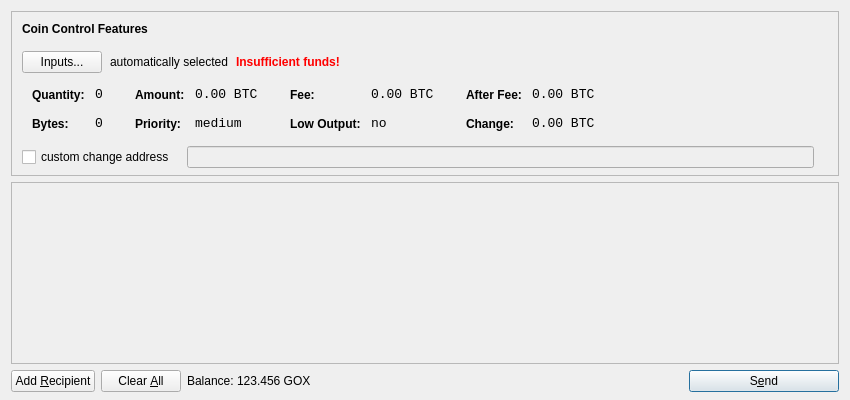
<?xml version="1.0" encoding="UTF-8"?>
<ui version="4.0">
 <class>SendCoinsDialog</class>
 <widget class="QDialog" name="SendCoinsDialog">
  <property name="geometry">
   <rect>
    <x>0</x>
    <y>0</y>
    <width>850</width>
    <height>400</height>
   </rect>
  </property>
  <property name="windowTitle">
   <string>Send Coins</string>
  </property>
  <layout class="QVBoxLayout" name="verticalLayout" stretch="0,1,0">
   <property name="bottomMargin">
    <number>8</number>
   </property>
   <item>
    <widget class="QFrame" name="frameCoinControl">
     <property name="sizePolicy">
      <sizepolicy hsizetype="Expanding" vsizetype="Expanding">
       <horstretch>0</horstretch>
       <verstretch>0</verstretch>
      </sizepolicy>
     </property>
     <property name="maximumSize">
      <size>
       <width>16777215</width>
       <height>16777215</height>
      </size>
     </property>
     <property name="frameShape">
      <enum>QFrame::StyledPanel</enum>
     </property>
     <property name="frameShadow">
      <enum>QFrame::Sunken</enum>
     </property>
     <layout class="QVBoxLayout" name="verticalLayoutCoinControl2">
      <property name="spacing">
       <number>-1</number>
      </property>
      <property name="leftMargin">
       <number>0</number>
      </property>
      <property name="topMargin">
       <number>0</number>
      </property>
      <property name="rightMargin">
       <number>0</number>
      </property>
      <property name="bottomMargin">
       <number>6</number>
      </property>
      <item>
       <layout class="QVBoxLayout" name="verticalLayoutCoinControl" stretch="0,0,0,0,1">
        <property name="spacing">
         <number>0</number>
        </property>
        <property name="leftMargin">
         <number>10</number>
        </property>
        <property name="topMargin">
         <number>10</number>
        </property>
        <item>
         <layout class="QHBoxLayout" name="horizontalLayoutCoinControl1">
          <property name="bottomMargin">
           <number>15</number>
          </property>
          <item>
           <widget class="QLabel" name="labelCoinControlFeatures">
            <property name="sizePolicy">
             <sizepolicy hsizetype="Preferred" vsizetype="Maximum">
              <horstretch>0</horstretch>
              <verstretch>0</verstretch>
             </sizepolicy>
            </property>
            <property name="font">
             <font>
              <weight>75</weight>
              <bold>true</bold>
             </font>
            </property>
            <property name="styleSheet">
             <string notr="true">font-weight:bold;</string>
            </property>
            <property name="text">
             <string>Coin Control Features</string>
            </property>
           </widget>
          </item>
         </layout>
        </item>
        <item>
         <layout class="QHBoxLayout" name="horizontalLayoutCoinControl2" stretch="0,0,0,0">
          <property name="spacing">
           <number>8</number>
          </property>
          <property name="bottomMargin">
           <number>10</number>
          </property>
          <item>
           <widget class="QPushButton" name="pushButtonCoinControl">
            <property name="styleSheet">
             <string notr="true"/>
            </property>
            <property name="text">
             <string>Inputs...</string>
            </property>
           </widget>
          </item>
          <item>
           <widget class="QLabel" name="labelCoinControlAutomaticallySelected">
            <property name="text">
             <string>automatically selected</string>
            </property>
            <property name="margin">
             <number>5</number>
            </property>
           </widget>
          </item>
          <item>
           <widget class="QLabel" name="labelCoinControlInsuffFunds">
            <property name="font">
             <font>
              <weight>75</weight>
              <bold>true</bold>
             </font>
            </property>
            <property name="styleSheet">
             <string notr="true">color:red;font-weight:bold;</string>
            </property>
            <property name="text">
             <string>Insufficient funds!</string>
            </property>
            <property name="margin">
             <number>5</number>
            </property>
           </widget>
          </item>
          <item>
           <spacer name="horizontalSpacerCoinControl">
            <property name="orientation">
             <enum>Qt::Horizontal</enum>
            </property>
            <property name="sizeHint" stdset="0">
             <size>
              <width>40</width>
              <height>1</height>
             </size>
            </property>
           </spacer>
          </item>
         </layout>
        </item>
        <item>
         <widget class="QWidget" name="widgetCoinControl" native="true">
          <property name="sizePolicy">
           <sizepolicy hsizetype="Preferred" vsizetype="Preferred">
            <horstretch>0</horstretch>
            <verstretch>0</verstretch>
           </sizepolicy>
          </property>
          <property name="minimumSize">
           <size>
            <width>0</width>
            <height>0</height>
           </size>
          </property>
          <property name="styleSheet">
           <string notr="true"/>
          </property>
          <layout class="QHBoxLayout" name="horizontalLayoutCoinControl5">
           <property name="margin">
            <number>0</number>
           </property>
           <item>
            <layout class="QHBoxLayout" name="horizontalLayoutCoinControl3" stretch="0,0,0,1">
             <property name="spacing">
              <number>20</number>
             </property>
             <property name="topMargin">
              <number>0</number>
             </property>
             <property name="bottomMargin">
              <number>10</number>
             </property>
             <item>
              <layout class="QFormLayout" name="formLayoutCoinControl1">
               <property name="horizontalSpacing">
                <number>10</number>
               </property>
               <property name="verticalSpacing">
                <number>14</number>
               </property>
               <property name="leftMargin">
                <number>10</number>
               </property>
               <property name="topMargin">
                <number>4</number>
               </property>
               <property name="rightMargin">
                <number>6</number>
               </property>
               <item row="0" column="0">
                <widget class="QLabel" name="labelCoinControlQuantityText">
                 <property name="styleSheet">
                  <string notr="true">font-weight:bold;</string>
                 </property>
                 <property name="text">
                  <string>Quantity:</string>
                 </property>
                 <property name="margin">
                  <number>0</number>
                 </property>
                </widget>
               </item>
               <item row="0" column="1">
                <widget class="QLabel" name="labelCoinControlQuantity">
                 <property name="font">
                  <font>
                   <family>Monospace</family>
                   <pointsize>10</pointsize>
                  </font>
                 </property>
                 <property name="cursor">
                  <cursorShape>IBeamCursor</cursorShape>
                 </property>
                 <property name="contextMenuPolicy">
                  <enum>Qt::ActionsContextMenu</enum>
                 </property>
                 <property name="text">
                  <string notr="true">0</string>
                 </property>
                 <property name="margin">
                  <number>0</number>
                 </property>
                 <property name="textInteractionFlags">
                  <set>Qt::LinksAccessibleByMouse|Qt::TextSelectableByKeyboard|Qt::TextSelectableByMouse</set>
                 </property>
                </widget>
               </item>
               <item row="1" column="0">
                <widget class="QLabel" name="labelCoinControlBytesText">
                 <property name="styleSheet">
                  <string notr="true">font-weight:bold;</string>
                 </property>
                 <property name="text">
                  <string>Bytes:</string>
                 </property>
                </widget>
               </item>
               <item row="1" column="1">
                <widget class="QLabel" name="labelCoinControlBytes">
                 <property name="font">
                  <font>
                   <family>Monospace</family>
                   <pointsize>10</pointsize>
                  </font>
                 </property>
                 <property name="cursor">
                  <cursorShape>IBeamCursor</cursorShape>
                 </property>
                 <property name="contextMenuPolicy">
                  <enum>Qt::ActionsContextMenu</enum>
                 </property>
                 <property name="text">
                  <string notr="true">0</string>
                 </property>
                 <property name="textInteractionFlags">
                  <set>Qt::LinksAccessibleByMouse|Qt::TextSelectableByKeyboard|Qt::TextSelectableByMouse</set>
                 </property>
                </widget>
               </item>
              </layout>
             </item>
             <item>
              <layout class="QFormLayout" name="formLayoutCoinControl2">
               <property name="horizontalSpacing">
                <number>10</number>
               </property>
               <property name="verticalSpacing">
                <number>14</number>
               </property>
               <property name="leftMargin">
                <number>6</number>
               </property>
               <property name="topMargin">
                <number>4</number>
               </property>
               <property name="rightMargin">
                <number>6</number>
               </property>
               <item row="0" column="0">
                <widget class="QLabel" name="labelCoinControlAmountText">
                 <property name="styleSheet">
                  <string notr="true">font-weight:bold;</string>
                 </property>
                 <property name="text">
                  <string>Amount:</string>
                 </property>
                 <property name="margin">
                  <number>0</number>
                 </property>
                </widget>
               </item>
               <item row="0" column="1">
                <widget class="QLabel" name="labelCoinControlAmount">
                 <property name="font">
                  <font>
                   <family>Monospace</family>
                   <pointsize>10</pointsize>
                  </font>
                 </property>
                 <property name="cursor">
                  <cursorShape>IBeamCursor</cursorShape>
                 </property>
                 <property name="contextMenuPolicy">
                  <enum>Qt::ActionsContextMenu</enum>
                 </property>
                 <property name="text">
                  <string notr="true">0.00 BTC</string>
                 </property>
                 <property name="textInteractionFlags">
                  <set>Qt::LinksAccessibleByMouse|Qt::TextSelectableByKeyboard|Qt::TextSelectableByMouse</set>
                 </property>
                </widget>
               </item>
               <item row="1" column="0">
                <widget class="QLabel" name="labelCoinControlPriorityText">
                 <property name="styleSheet">
                  <string notr="true">font-weight:bold;</string>
                 </property>
                 <property name="text">
                  <string>Priority:</string>
                 </property>
                </widget>
               </item>
               <item row="1" column="1">
                <widget class="QLabel" name="labelCoinControlPriority">
                 <property name="font">
                  <font>
                   <family>Monospace</family>
                   <pointsize>10</pointsize>
                  </font>
                 </property>
                 <property name="cursor">
                  <cursorShape>IBeamCursor</cursorShape>
                 </property>
                 <property name="contextMenuPolicy">
                  <enum>Qt::ActionsContextMenu</enum>
                 </property>
                 <property name="text">
                  <string>medium</string>
                 </property>
                 <property name="textInteractionFlags">
                  <set>Qt::LinksAccessibleByMouse|Qt::TextSelectableByKeyboard|Qt::TextSelectableByMouse</set>
                 </property>
                </widget>
               </item>
              </layout>
             </item>
             <item>
              <layout class="QFormLayout" name="formLayoutCoinControl3">
               <property name="horizontalSpacing">
                <number>10</number>
               </property>
               <property name="verticalSpacing">
                <number>14</number>
               </property>
               <property name="leftMargin">
                <number>6</number>
               </property>
               <property name="topMargin">
                <number>4</number>
               </property>
               <property name="rightMargin">
                <number>6</number>
               </property>
               <item row="0" column="0">
                <widget class="QLabel" name="labelCoinControlFeeText">
                 <property name="styleSheet">
                  <string notr="true">font-weight:bold;</string>
                 </property>
                 <property name="text">
                  <string>Fee:</string>
                 </property>
                 <property name="margin">
                  <number>0</number>
                 </property>
                </widget>
               </item>
               <item row="0" column="1">
                <widget class="QLabel" name="labelCoinControlFee">
                 <property name="font">
                  <font>
                   <family>Monospace</family>
                   <pointsize>10</pointsize>
                  </font>
                 </property>
                 <property name="cursor">
                  <cursorShape>IBeamCursor</cursorShape>
                 </property>
                 <property name="contextMenuPolicy">
                  <enum>Qt::ActionsContextMenu</enum>
                 </property>
                 <property name="text">
                  <string notr="true">0.00 BTC</string>
                 </property>
                 <property name="textInteractionFlags">
                  <set>Qt::LinksAccessibleByMouse|Qt::TextSelectableByKeyboard|Qt::TextSelectableByMouse</set>
                 </property>
                </widget>
               </item>
               <item row="1" column="0">
                <widget class="QLabel" name="labelCoinControlLowOutputText">
                 <property name="styleSheet">
                  <string notr="true">font-weight:bold;</string>
                 </property>
                 <property name="text">
                  <string>Low Output:</string>
                 </property>
                </widget>
               </item>
               <item row="1" column="1">
                <widget class="QLabel" name="labelCoinControlLowOutput">
                 <property name="font">
                  <font>
                   <family>Monospace</family>
                   <pointsize>10</pointsize>
                  </font>
                 </property>
                 <property name="cursor">
                  <cursorShape>IBeamCursor</cursorShape>
                 </property>
                 <property name="contextMenuPolicy">
                  <enum>Qt::ActionsContextMenu</enum>
                 </property>
                 <property name="text">
                  <string>no</string>
                 </property>
                 <property name="textInteractionFlags">
                  <set>Qt::LinksAccessibleByMouse|Qt::TextSelectableByKeyboard|Qt::TextSelectableByMouse</set>
                 </property>
                </widget>
               </item>
              </layout>
             </item>
             <item>
              <layout class="QFormLayout" name="formLayoutCoinControl4">
               <property name="horizontalSpacing">
                <number>10</number>
               </property>
               <property name="verticalSpacing">
                <number>14</number>
               </property>
               <property name="leftMargin">
                <number>6</number>
               </property>
               <property name="topMargin">
                <number>4</number>
               </property>
               <property name="rightMargin">
                <number>6</number>
               </property>
               <item row="0" column="0">
                <widget class="QLabel" name="labelCoinControlAfterFeeText">
                 <property name="styleSheet">
                  <string notr="true">font-weight:bold;</string>
                 </property>
                 <property name="text">
                  <string>After Fee:</string>
                 </property>
                 <property name="margin">
                  <number>0</number>
                 </property>
                </widget>
               </item>
               <item row="0" column="1">
                <widget class="QLabel" name="labelCoinControlAfterFee">
                 <property name="font">
                  <font>
                   <family>Monospace</family>
                   <pointsize>10</pointsize>
                  </font>
                 </property>
                 <property name="cursor">
                  <cursorShape>IBeamCursor</cursorShape>
                 </property>
                 <property name="contextMenuPolicy">
                  <enum>Qt::ActionsContextMenu</enum>
                 </property>
                 <property name="text">
                  <string notr="true">0.00 BTC</string>
                 </property>
                 <property name="textInteractionFlags">
                  <set>Qt::LinksAccessibleByMouse|Qt::TextSelectableByKeyboard|Qt::TextSelectableByMouse</set>
                 </property>
                </widget>
               </item>
               <item row="1" column="0">
                <widget class="QLabel" name="labelCoinControlChangeText">
                 <property name="styleSheet">
                  <string notr="true">font-weight:bold;</string>
                 </property>
                 <property name="text">
                  <string>Change:</string>
                 </property>
                </widget>
               </item>
               <item row="1" column="1">
                <widget class="QLabel" name="labelCoinControlChange">
                 <property name="font">
                  <font>
                   <family>Monospace</family>
                   <pointsize>10</pointsize>
                  </font>
                 </property>
                 <property name="cursor">
                  <cursorShape>IBeamCursor</cursorShape>
                 </property>
                 <property name="contextMenuPolicy">
                  <enum>Qt::ActionsContextMenu</enum>
                 </property>
                 <property name="text">
                  <string notr="true">0.00 BTC</string>
                 </property>
                 <property name="textInteractionFlags">
                  <set>Qt::LinksAccessibleByMouse|Qt::TextSelectableByKeyboard|Qt::TextSelectableByMouse</set>
                 </property>
                </widget>
               </item>
              </layout>
             </item>
            </layout>
           </item>
          </layout>
         </widget>
        </item>
        <item>
         <layout class="QHBoxLayout" name="horizontalLayoutCoinControl4" stretch="0,0,0">
          <property name="spacing">
           <number>12</number>
          </property>
          <property name="sizeConstraint">
           <enum>QLayout::SetDefaultConstraint</enum>
          </property>
          <property name="topMargin">
           <number>5</number>
          </property>
          <property name="rightMargin">
           <number>5</number>
          </property>
          <item>
           <widget class="QCheckBox" name="checkBoxCoinControlChange">
            <property name="text">
             <string>custom change address</string>
            </property>
           </widget>
          </item>
          <item>
           <widget class="QLineEdit" name="lineEditCoinControlChange">
            <property name="enabled">
             <bool>false</bool>
            </property>
            <property name="sizePolicy">
             <sizepolicy hsizetype="Expanding" vsizetype="Fixed">
              <horstretch>0</horstretch>
              <verstretch>0</verstretch>
             </sizepolicy>
            </property>
           </widget>
          </item>
          <item>
           <widget class="QLabel" name="labelCoinControlChangeLabel">
            <property name="sizePolicy">
             <sizepolicy hsizetype="Preferred" vsizetype="Expanding">
              <horstretch>0</horstretch>
              <verstretch>0</verstretch>
             </sizepolicy>
            </property>
            <property name="minimumSize">
             <size>
              <width>0</width>
              <height>0</height>
             </size>
            </property>
            <property name="text">
             <string/>
            </property>
            <property name="margin">
             <number>3</number>
            </property>
           </widget>
          </item>
         </layout>
        </item>
        <item>
         <spacer name="verticalSpacerCoinControl">
          <property name="orientation">
           <enum>Qt::Vertical</enum>
          </property>
          <property name="sizeHint" stdset="0">
           <size>
            <width>800</width>
            <height>1</height>
           </size>
          </property>
         </spacer>
        </item>
       </layout>
      </item>
     </layout>
    </widget>
   </item>
   <item>
    <widget class="QScrollArea" name="scrollArea">
     <property name="widgetResizable">
      <bool>true</bool>
     </property>
     <widget class="QWidget" name="scrollAreaWidgetContents">
      <property name="geometry">
       <rect>
        <x>0</x>
        <y>0</y>
        <width>830</width>
        <height>165</height>
       </rect>
      </property>
      <layout class="QVBoxLayout" name="verticalLayout_2">
       <property name="margin">
        <number>0</number>
       </property>
       <item>
        <layout class="QVBoxLayout" name="entries">
         <property name="spacing">
          <number>6</number>
         </property>
        </layout>
       </item>
       <item>
        <spacer name="verticalSpacer">
         <property name="orientation">
          <enum>Qt::Vertical</enum>
         </property>
         <property name="sizeHint" stdset="0">
          <size>
           <width>20</width>
           <height>40</height>
          </size>
         </property>
        </spacer>
       </item>
      </layout>
     </widget>
    </widget>
   </item>
   <item>
    <layout class="QHBoxLayout" name="horizontalLayout">
     <item>
      <widget class="QPushButton" name="addButton">
       <property name="toolTip">
        <string>Send to multiple recipients at once</string>
       </property>
       <property name="text">
        <string>Add &amp;Recipient</string>
       </property>
       <property name="icon">
        <iconset resource="../bitcoin.qrc">
         <normaloff>:/icons/add</normaloff>:/icons/add</iconset>
       </property>
       <property name="autoDefault">
        <bool>false</bool>
       </property>
      </widget>
     </item>
     <item>
      <widget class="QPushButton" name="clearButton">
       <property name="sizePolicy">
        <sizepolicy hsizetype="Minimum" vsizetype="Fixed">
         <horstretch>0</horstretch>
         <verstretch>0</verstretch>
        </sizepolicy>
       </property>
       <property name="toolTip">
        <string>Remove all transaction fields</string>
       </property>
       <property name="text">
        <string>Clear &amp;All</string>
       </property>
       <property name="icon">
        <iconset resource="../bitcoin.qrc">
         <normaloff>:/icons/remove</normaloff>:/icons/remove</iconset>
       </property>
       <property name="autoRepeatDelay">
        <number>300</number>
       </property>
       <property name="autoDefault">
        <bool>false</bool>
       </property>
      </widget>
     </item>
     <item>
      <layout class="QHBoxLayout" name="horizontalLayout_2">
       <property name="spacing">
        <number>3</number>
       </property>
       <item>
        <widget class="QLabel" name="label">
         <property name="text">
          <string>Balance:</string>
         </property>
        </widget>
       </item>
       <item>
        <widget class="QLabel" name="labelBalance">
         <property name="cursor">
          <cursorShape>IBeamCursor</cursorShape>
         </property>
         <property name="text">
          <string>123.456 GOX</string>
         </property>
         <property name="textInteractionFlags">
          <set>Qt::LinksAccessibleByMouse|Qt::TextSelectableByKeyboard|Qt::TextSelectableByMouse</set>
         </property>
        </widget>
       </item>
      </layout>
     </item>
     <item>
      <spacer name="horizontalSpacer">
       <property name="orientation">
        <enum>Qt::Horizontal</enum>
       </property>
       <property name="sizeHint" stdset="0">
        <size>
         <width>40</width>
         <height>20</height>
        </size>
       </property>
      </spacer>
     </item>
     <item>
      <widget class="QPushButton" name="sendButton">
       <property name="minimumSize">
        <size>
         <width>150</width>
         <height>0</height>
        </size>
       </property>
       <property name="toolTip">
        <string>Confirm the send action</string>
       </property>
       <property name="text">
        <string>S&amp;end</string>
       </property>
       <property name="icon">
        <iconset resource="../bitcoin.qrc">
         <normaloff>:/icons/send</normaloff>:/icons/send</iconset>
       </property>
       <property name="default">
        <bool>true</bool>
       </property>
      </widget>
     </item>
    </layout>
   </item>
  </layout>
 </widget>
 <resources>
  <include location="../bitcoin.qrc"/>
 </resources>
 <connections/>
</ui>
